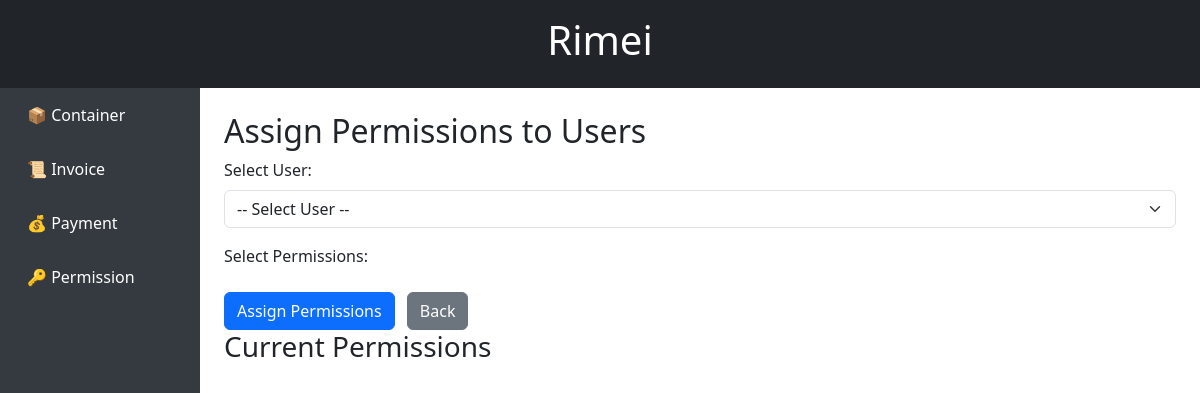
The page /assign_permission/ on the database as committed earlier.
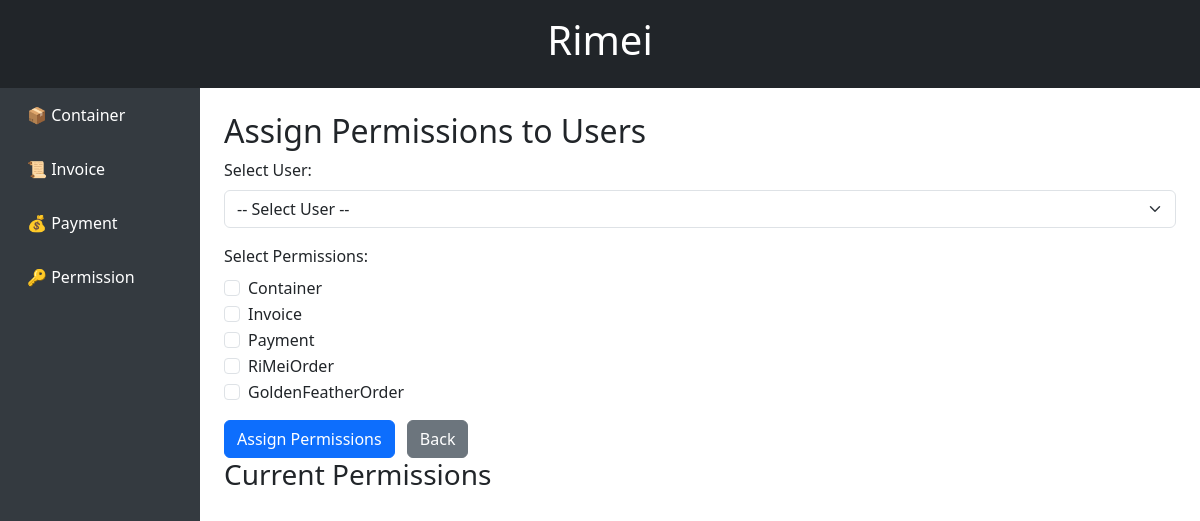
The same page on the database as committed later.
### container/models.py (models this page shows, shortened)
class Permission(models.Model):
    index = models.AutoField(primary_key=True)  # 自动生成的主键
    name = models.CharField(max_length=255, unique=True)  # 权限名称，唯一
    description = models.TextField(blank=True, null=True)  # 权限描述，可选

### container/pyviews/user.py (the view, shortened to what this page needs)
# urls.py: path('assign_permission/', user.assign_permission_view, name='assign_permission'),
def assign_permission_view(request):
    users = User.objects.all()  # 获取所有用户
    permissions = Permission.objects.all()  # 获取所有权限
    return render(request, 'container/user/assign_permission.html', {'users': users, 'permissions': permissions})

### container/templates/container/user/assign_permission.html (shortened to what this page needs)
{% extends "container/base.html" %}
{% block content %}
<h2>Assign Permissions to Users</h2>
<form method="post" id="assign-permission-form" action="{% url 'update_user_permissions' user_id=0 %}">
    <div class="mb-3">
        <label for="user_id" class="form-label">Select User:</label>
        <select id="user_id" name="user_id" class="form-select" required onchange="updateFormAction()">
            <option value="">-- Select User --</option>
        </select>
    </div>
    <div class="mb-3">
        <label class="form-label">Select Permissions:</label>
        <div id="permissions-container">
            {% for permission in permissions %}
                <div class="form-check">
                    <input type="checkbox" class="form-check-input" id="permission_{{ permission.index }}" name="permission_ids" value="{{ permission.index }}">
                    <label class="form-check-label" for="permission_{{ permission.index }}">{{ permission.name }}</label>
                </div>
            {% endfor %}
        </div>
    </div>
    <button type="submit" class="btn btn-primary">Assign Permissions</button>
    <a href="{% url 'permission' %}" class="btn btn-secondary ms-2">Back</a>
</form>
<h3>Current Permissions</h3>
{% endblock %}

Rows that differ between the two databases and show on the page:
added Permission: name "Container"
added Permission: name "Invoice"
added Permission: name "Payment"
added Permission: name "RiMeiOrder"
added Permission: name "GoldenFeatherOrder"
